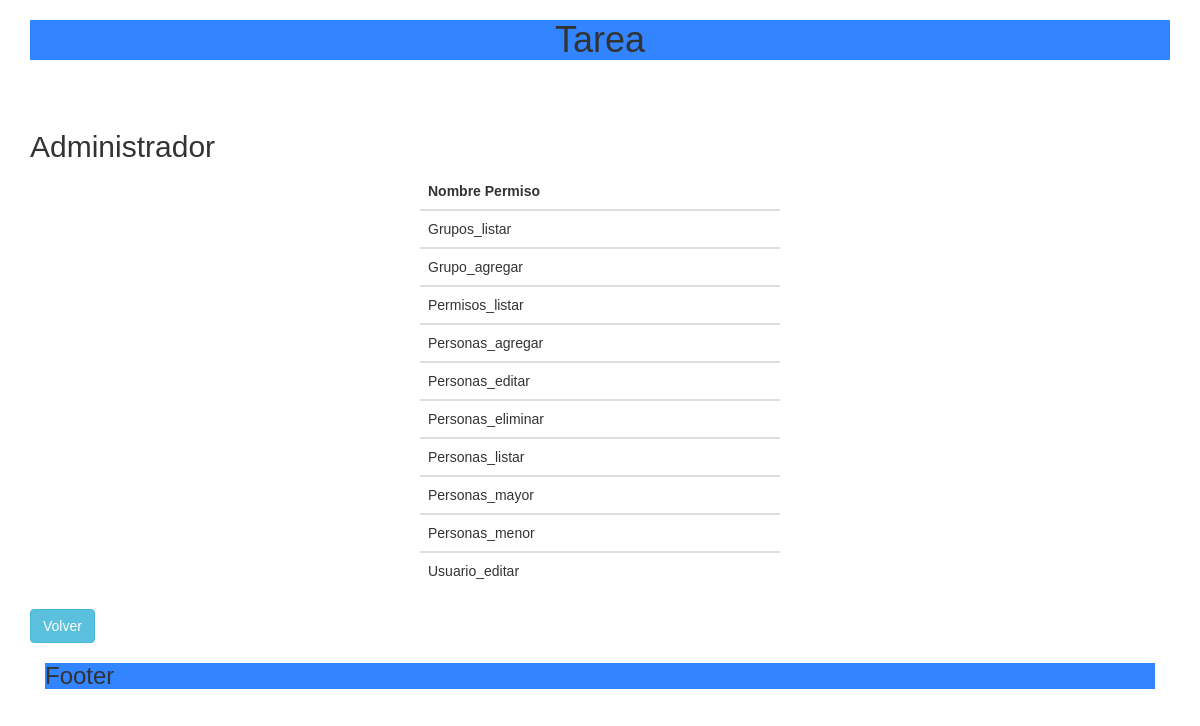
Screenshot of /verGrupo.php?grupoID=1 with the database file from the repository.
### tables this page shows
CREATE TABLE `grupos` (
  `id` int(11) NOT NULL,
  `name` varchar(255) NOT NULL
);

CREATE TABLE `permisos` (
  `id` int(11) NOT NULL,
  `name` varchar(255) NOT NULL
);

### functions/funciones.php (called while the page is built, shortened)
<?php
function getGrupo($id) {
    $pdo = conectar();
    $statement = $pdo->prepare("SELECT *"
            . "FROM grupos WHERE id = $id");
    $statement->execute();
    $result = $statement->fetchAll();
    return $result;
}
function getGrupoConPermisos($id) {
    $pdo = conectar();
    $statement = $pdo->prepare("SELECT g.id AS grupo_id, g.name AS grupo_nombre, p.id AS permiso_id, p.name AS permiso_nombre
                               FROM grupos g INNER JOIN grupos_permisos gp ON
                                     g.id = gp.grupo_id INNER JOIN permisos p ON
                                     p.id = gp.permisos_id
                               WHERE g.id = $id");
    $statement->execute();
    $result = $statement->fetchAll();
    return $result;
}
?>

### web/verGrupo.php (the view, shortened to what this page needs)
<?php
require_once("../functions/funciones.php");
?>
<!DOCTYPE html>
<html>
    <head>
    </head>
    <body>
        <br/>
        <br/>
        <?php
        $grupo = $_GET['grupoID'];
        $busquedaGrupo = getGrupoConPermisos($grupo);
        $obtenerGrupo = getGrupo($grupo);
        ?>
        <h2> <?php echo ucfirst($obtenerGrupo[0]['name']) ?></h2>
        <div class="row">
            <div class="col-sm-4 col-sm-offset-4">
                <table class='table'>
                    <thead>
                        <tr>
                            <th>Nombre Permiso</th>
                        </tr>
                    </thead>
                    <?php
                    foreach ($busquedaGrupo as $grupo) {
                        ?>
                        <tbody>
                            <tr>
                                <td><?php echo ucfirst($grupo['permiso_nombre']) ?></td>
                            </tr>
                        </tbody>
                        <?php
                    }
                    ?>
                </table>
            </div>
        </div>
        <a href="verGrupos.php" class="btn btn-info">Volver</a>
    </body>
</html>

### web/css/main.css (style rules this page uses)
body { font-family: sans-serif; }

### rows the page displays
grupos: name "Administrador", permisos.name "Grupos_listar", permisos.name "Grupo_agregar", permisos.name "Permisos_listar", permisos.name "Personas_agregar", permisos.name "Personas_editar", permisos.name "Personas_eliminar", permisos.name "Personas_listar", permisos.name "Personas_mayor", permisos.name "Personas_menor", permisos.name "Usuario_editar"
